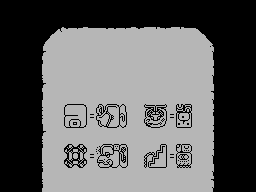

A 2D game scene composited from a Tiled map and its tileset images. What follows is a short description and the map's XML, with every tile layer's data as written:
An orthogonal 32x24 tile map with 8x8 px tiles, 1 tile layer (Tile Layer 1).

<map version="1.0" orientation="orthogonal" renderorder="right-down" width="32" height="24" tilewidth="8" tileheight="8" nextobjectid="1">
 <tileset firstgid="1" name="tiles" tilewidth="8" tileheight="8" tilecount="256" columns="16">
  <image source="maya-tablet3-tiles.png" width="128" height="128" />
 </tileset>
 <layer name="Tile Layer 1" width="32" height="24">
  <data encoding="csv">
1,1,1,1,1,1,1,1,1,1,1,1,1,1,1,1,1,1,1,1,1,1,1,1,1,1,1,1,1,1,1,1,
1,1,1,1,1,1,1,1,1,1,1,1,1,1,1,1,1,1,1,1,1,1,1,1,1,1,1,1,1,1,1,1,
1,1,1,1,1,1,1,1,1,1,1,1,1,1,1,1,1,1,1,1,1,1,1,1,1,1,1,1,1,1,1,1,
1,1,1,1,1,1,1,2,5,6,7,4,4,5,5,6,7,5,3,8,6,7,8,4,10,1,1,1,1,1,1,1,
1,1,1,1,1,1,9,24,24,24,24,24,24,24,24,24,24,24,24,24,24,24,24,24,24,23,1,1,1,1,1,1,
1,1,1,1,1,11,24,24,24,24,24,24,24,24,24,24,24,24,24,24,24,24,24,24,24,24,17,1,1,1,1,1,
1,1,1,1,1,14,24,24,24,24,24,24,24,24,24,24,24,24,24,24,24,24,24,24,24,24,19,1,1,1,1,1,
1,1,1,1,1,13,24,24,24,24,24,24,24,24,24,24,24,24,24,24,24,24,24,24,24,24,21,1,1,1,1,1,
1,1,1,1,1,16,24,24,24,24,24,24,24,24,24,24,24,24,24,24,24,24,24,24,24,24,20,1,1,1,1,1,
1,1,1,1,1,12,24,24,24,24,24,24,24,24,24,24,24,24,24,24,24,24,24,24,24,24,19,1,1,1,1,1,
1,1,1,1,1,14,24,24,24,24,24,24,24,24,24,24,24,24,24,24,24,24,24,24,24,24,21,1,1,1,1,1,
1,1,1,1,1,13,24,24,24,24,24,24,24,24,24,24,24,24,24,24,24,24,24,24,24,24,22,1,1,1,1,1,
1,1,1,1,1,15,24,24,24,24,24,24,24,24,24,24,24,24,24,24,24,24,24,24,24,24,19,1,1,1,1,1,
1,1,1,1,1,12,24,24,33,34,35,24,36,37,38,39,24,24,40,41,42,24,43,44,24,24,18,1,1,1,1,1,
1,1,1,1,1,12,24,24,49,50,51,105,52,53,54,55,24,24,56,57,58,105,59,60,24,24,21,1,1,1,1,1,
1,1,1,1,1,13,24,24,65,66,67,24,68,69,70,71,24,24,72,73,74,24,75,76,24,24,18,1,1,1,1,1,
1,1,1,1,1,14,24,24,24,24,24,24,24,24,24,24,24,24,24,24,24,24,24,24,24,24,20,1,1,1,1,1,
1,1,1,1,1,12,24,24,24,24,24,24,24,24,24,24,24,24,24,24,24,24,24,24,24,24,18,1,1,1,1,1,
1,1,1,1,1,15,24,24,81,82,83,24,45,46,47,48,24,24,84,85,86,24,87,88,24,24,18,1,1,1,1,1,
1,1,1,1,1,16,24,24,97,98,99,105,61,62,63,64,109,24,100,101,102,105,103,104,24,24,19,1,1,1,1,1,
1,1,1,1,1,12,24,24,89,90,91,24,77,78,79,80,125,24,92,93,94,24,95,96,24,24,21,1,1,1,1,1,
1,1,1,1,1,15,24,24,24,24,24,24,24,24,24,24,24,24,24,24,24,24,24,24,24,24,19,1,1,1,1,1,
1,1,1,1,1,12,24,24,24,24,24,24,24,24,24,24,24,24,24,24,24,24,24,24,24,24,22,1,1,1,1,1,
1,1,1,1,1,15,24,24,24,24,24,24,24,24,24,24,24,24,24,24,24,24,24,24,24,24,19,1,1,1,1,1
</data>
 </layer>
</map>
